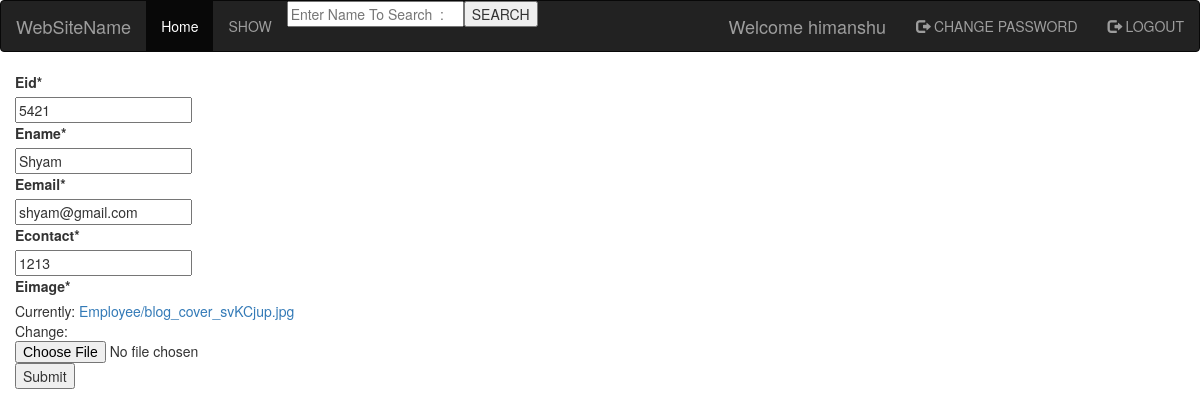
Screenshot of /myapp/update/32 (signed in) with the database file from the repository.
### myapp/models.py (models this page shows, shortened)
class Employee(models.Model):
    eid = models.IntegerField()
    ename = models.CharField(max_length=100)
    eemail = models.EmailField()
    econtact = models.CharField(max_length=15)
    eimage = models.ImageField(upload_to='Employee')
    class Meta:
        db_table = "emp"
        ordering = ['-ename']

### myapp/views.py (the view)
# urls.py: path('update/<int:id>',update,name='update'),
@login_required()
def update(request,id):
	data=Employee.objects.get(id=id)
	emp=NameForm(instance=data)
	context={'form':emp}
	return render(request,'index.html',context)

### myapp/forms.py
class NameForm(forms.ModelForm):
	class Meta:
		model = Employee
		fields = '__all__'

### myapp/templates/index.html (shortened to what this page needs)
{% extends 'base.html' %}
{% load crispy_forms_tags %}
{% block content %}
<body>
<form method='POST' action = "{% url 'add' %}" class='col-md-6' enctype='multipart/form-data'>
	{{form | crispy}}
	<input type="submit">
</form>
</body>
{% endblock %}

### myapp/templates/base.html (shortened to what this page needs)
<!DOCTYPE html>
<html>
<head>
<link rel="stylesheet" href="https://maxcdn.bootstrapcdn.com/bootstrap/3.3.7/css/bootstrap.min.css">
</head>
<body>
<nav class="navbar navbar-inverse">
  <div class="container-fluid">
    <div class="navbar-header">
      <a class="navbar-brand" href="#">WebSiteName</a>
    </div>
    <form method="POST" action="{% url 'search' %}">
    <ul class="nav navbar-nav {% block blockclass %}{% endblock %}">
      <li class="active"><a href="#">Home</a></li>
		<li><a href="{% url 'show' %}">SHOW</a></li>
      	<li><input type="text" name='searchbox' placeholder="Enter Name To Search  : "></li>
      <li><input type='submit'  value='SEARCH'></a></li>
    </ul>
   </form>
    <ul class="nav navbar-nav navbar-right">
      {% if user.is_authenticated %}
        <a class='navbar-brand'>Welcome {{user}}</a>
      <li><a href="{% url 'password' %}"><span class="glyphicon glyphicon-log-out"></span> CHANGE PASSWORD</a></li>
      <li><a href="{% url 'logout' %}"><span class="glyphicon glyphicon-log-out"></span> LOGOUT</a></li>
    {% else %}
      <li><a href="{% url 'register' %}"><span class="glyphicon glyphicon-user"></span> Sign Up</a></li>
      <li><a href="{% url 'login' %}"><span class="glyphicon glyphicon-log-in"></span> LOGIN</a></li>
      {% endif %}
      </ul>
  </div>
</nav>
{% block content %}
{% endblock %}
</body>
</html>

### rows the page displays
Employee: eid "5421", ename "Shyam", eemail "shyam@gmail.com", econtact "1213"

### other values shown
{{ user }} "himanshu"
